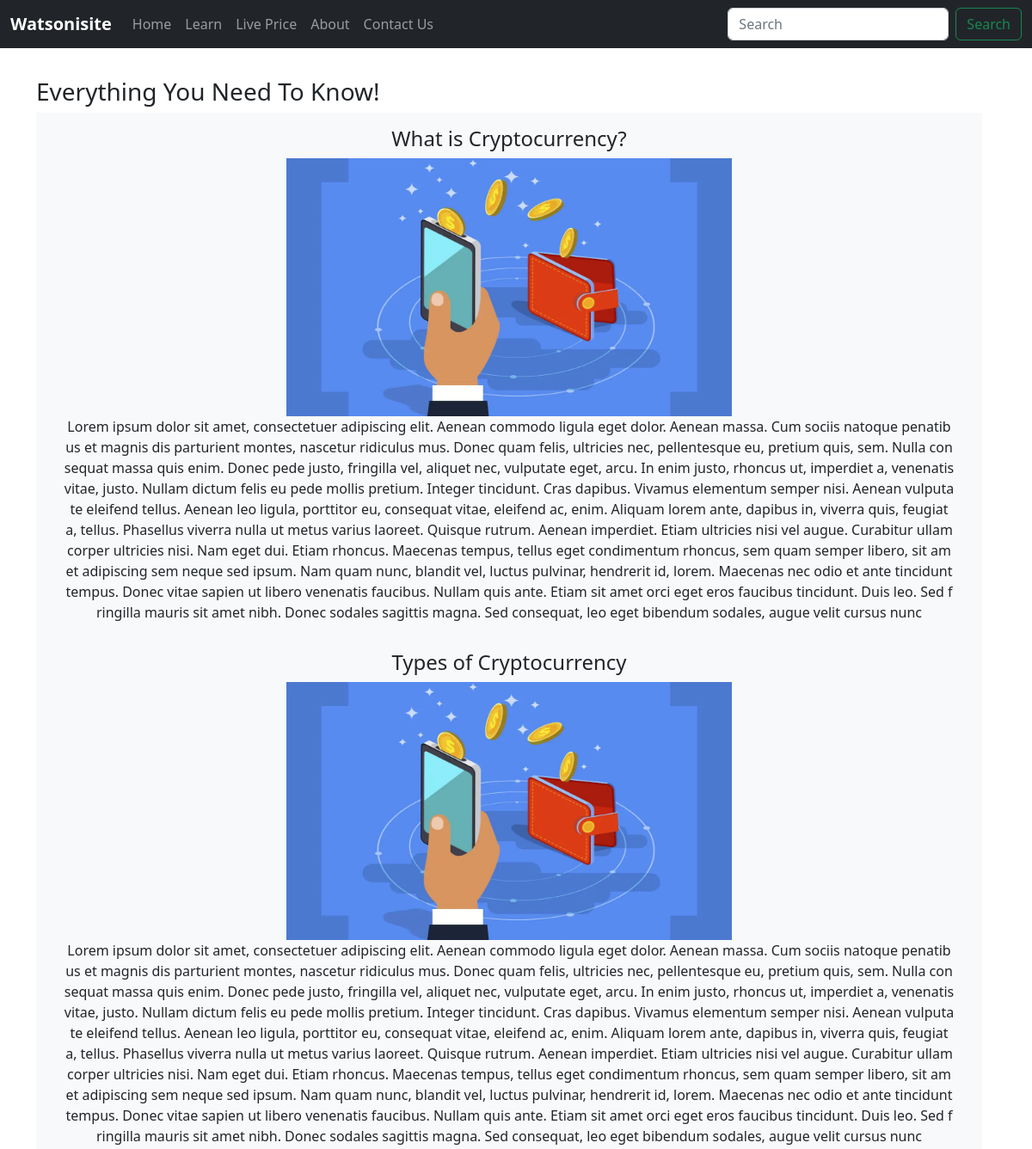
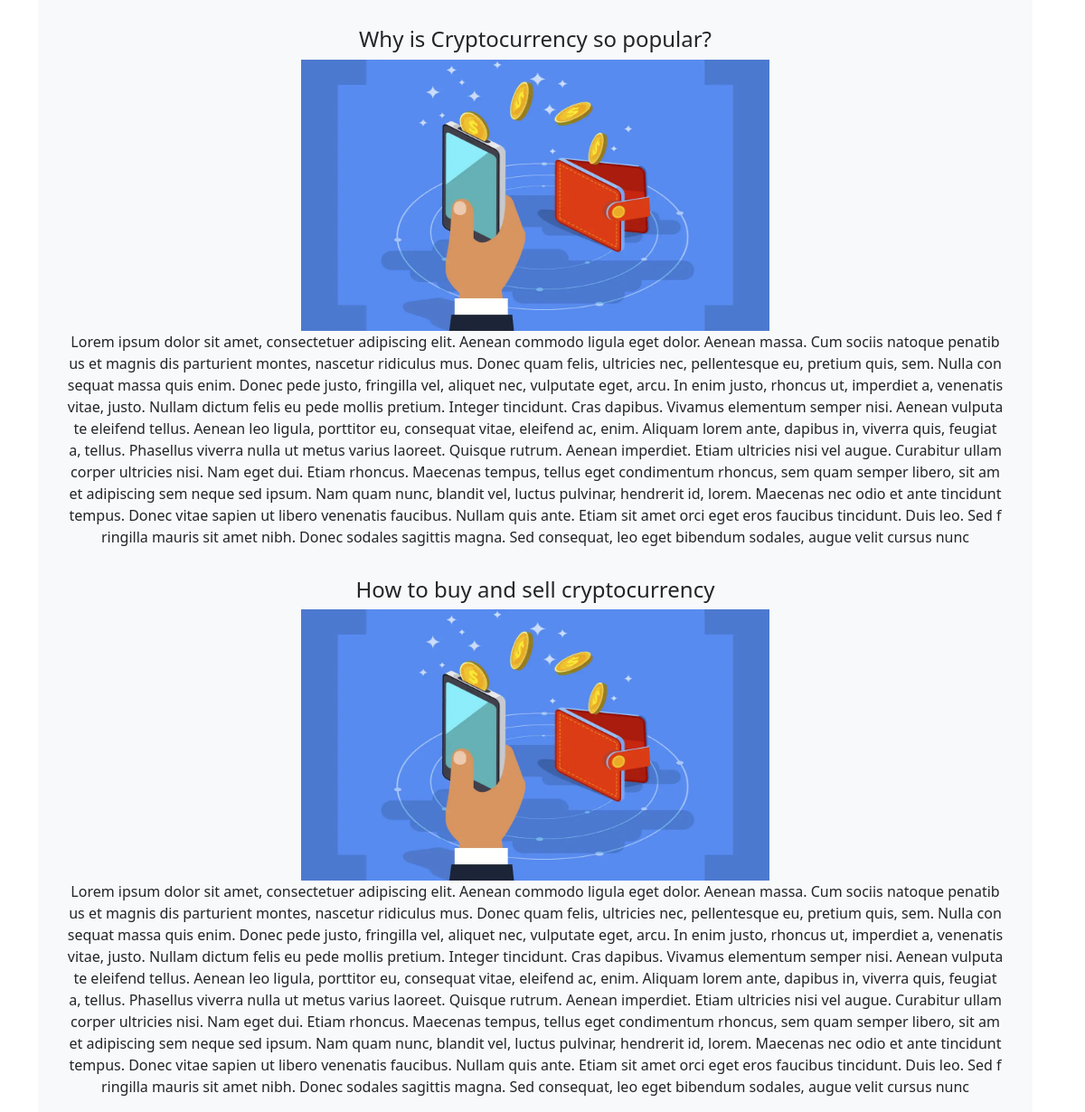
Page /learn on the committed database (2 pictures, top to bottom).
### home/models.py (models this page shows, shortened)
class Post(models.Model):
    sno=models.AutoField(primary_key=True)
    title= models.CharField(max_length=250)
    db_image= models.ImageField(null=True, blank=True, upload_to="db_image/")
    slug= models.CharField(max_length=120)
    contents=models.TextField()

### home/views.py (the view)
# urls.py: path("learn", views.learn, name='learn'),
def learn(request):
    allPosts= Post.objects.all()
    context={'allPosts': allPosts}
    return render(request, 'blogs.html',context)

### templates/blogs.html (shortened to what this page needs)
{% extends 'base.html' %}
{% block body %}
{% load static %}
 <div class="container">
  <h3>
    <br>Everything You Need To Know!</h3>
  {% for post in allPosts  %}
  <div class="bg-light me-md-3 pt-3 px-3 pt-md-10 px-md-10 text-center overflow-hidden">
    <div class=" p-3 py-0 my-0 ">
      <h4 class="display-12">{{post.title}}</h4>
      <img class="d-inline w-50" src="/static/cryptowallet.webp" alt="..." width="50" height="300" px="0">
      <p class="lead" style= "word-break: break-all;
  white-space: normal; font-size:100%;">{{post.contents}}</p>
    </div>
  </div>
  {% endfor %}
</div>
{% endblock body %}

### templates/base.html (shortened to what this page needs)
<!doctype html>
<html lang="en">
  <head>
    <link href="https://cdn.jsdelivr.net/npm/bootstrap@5.2.1/dist/css/bootstrap.min.css" rel="stylesheet">
  </head>
  <body>
    <nav class="navbar navbar-expand-lg navbar-dark bg-dark">
        <div class="container-fluid">
          <a class="navbar-brand" ><b>Watsonisite</b></a>
          <div class="collapse navbar-collapse" id="navbarSupportedContent">
            <ul class="navbar-nav me-auto mb-2 mb-lg-0">
              <li class="nav-item">
                <a class="nav-link" aria-current="page" href="/">Home</a>
              </li>
              <li class="nav-item">
                <a class="nav-link" href="/learn">Learn</a>
              </li>
              <li class="nav-item">
                <a class="nav-link" href="/price">Live Price</a>
              </li>
              <li class="nav-item">
                <a class="nav-link" href="/about">About</a>
              </li>
              <li class="nav-item">
                <a class="nav-link" href="/contact">Contact Us</a>
              </li>
            </ul>
            <form class="d-flex" role="search">
              <input class="form-control me-2" type="search" placeholder="Search" aria-label="Search">
              <button class="btn btn-outline-success" type="submit">Search</button>
            </form>
          </div>
        </div>
      </nav>
    {% block body %}{% endblock body %}
  </body>
</html>

### rows in the picture
Post: title "What is Cryptocurrency?", contents "Lorem ipsum dolor sit amet, consectetuer adipiscing elit. Aenean commodo ligula eget dolor. Aenean massa. Cum sociis natoque penatibus et magnis dis parturient montes, nascetur ridiculus mus. Donec quam felis, ultricies nec, pellentesque eu, pretium quis, sem. Nulla consequat massa quis enim. Donec pede justo, fringilla vel, aliquet nec, vulputate eget, arcu. In enim justo, rhoncus ut, imperdiet a, venenatis vitae, justo. Nullam dictum felis eu pede mollis pretium. Integer tincidunt. Cras dapibus. Vivamus elementum semper nisi. Aenean vulputate eleifend tellus. Aenean leo ligula, porttitor eu, consequat vitae, eleifend ac, enim. Aliquam lorem ante, dapibus in, viverra quis, feugiat a,…"
Post: title "Types of Cryptocurrency", contents "Lorem ipsum dolor sit amet, consectetuer adipiscing elit. Aenean commodo ligula eget dolor. Aenean massa. Cum sociis natoque penatibus et magnis dis parturient montes, nascetur ridiculus mus. Donec quam felis, ultricies nec, pellentesque eu, pretium quis, sem. Nulla consequat massa quis enim. Donec pede justo, fringilla vel, aliquet nec, vulputate eget, arcu. In enim justo, rhoncus ut, imperdiet a, venenatis vitae, justo. Nullam dictum felis eu pede mollis pretium. Integer tincidunt. Cras dapibus. Vivamus elementum semper nisi. Aenean vulputate eleifend tellus. Aenean leo ligula, porttitor eu, consequat vitae, eleifend ac, enim. Aliquam lorem ante, dapibus in, viverra quis, feugiat a,…"
Post: title "Why is Cryptocurrency so popular?", contents "Lorem ipsum dolor sit amet, consectetuer adipiscing elit. Aenean commodo ligula eget dolor. Aenean massa. Cum sociis natoque penatibus et magnis dis parturient montes, nascetur ridiculus mus. Donec quam felis, ultricies nec, pellentesque eu, pretium quis, sem. Nulla consequat massa quis enim. Donec pede justo, fringilla vel, aliquet nec, vulputate eget, arcu. In enim justo, rhoncus ut, imperdiet a, venenatis vitae, justo. Nullam dictum felis eu pede mollis pretium. Integer tincidunt. Cras dapibus. Vivamus elementum semper nisi. Aenean vulputate eleifend tellus. Aenean leo ligula, porttitor eu, consequat vitae, eleifend ac, enim. Aliquam lorem ante, dapibus in, viverra quis, feugiat a,…"
Post: title "How to buy and sell cryptocurrency", contents "Lorem ipsum dolor sit amet, consectetuer adipiscing elit. Aenean commodo ligula eget dolor. Aenean massa. Cum sociis natoque penatibus et magnis dis parturient montes, nascetur ridiculus mus. Donec quam felis, ultricies nec, pellentesque eu, pretium quis, sem. Nulla consequat massa quis enim. Donec pede justo, fringilla vel, aliquet nec, vulputate eget, arcu. In enim justo, rhoncus ut, imperdiet a, venenatis vitae, justo. Nullam dictum felis eu pede mollis pretium. Integer tincidunt. Cras dapibus. Vivamus elementum semper nisi. Aenean vulputate eleifend tellus. Aenean leo ligula, porttitor eu, consequat vitae, eleifend ac, enim. Aliquam lorem ante, dapibus in, viverra quis, feugiat a,…"
